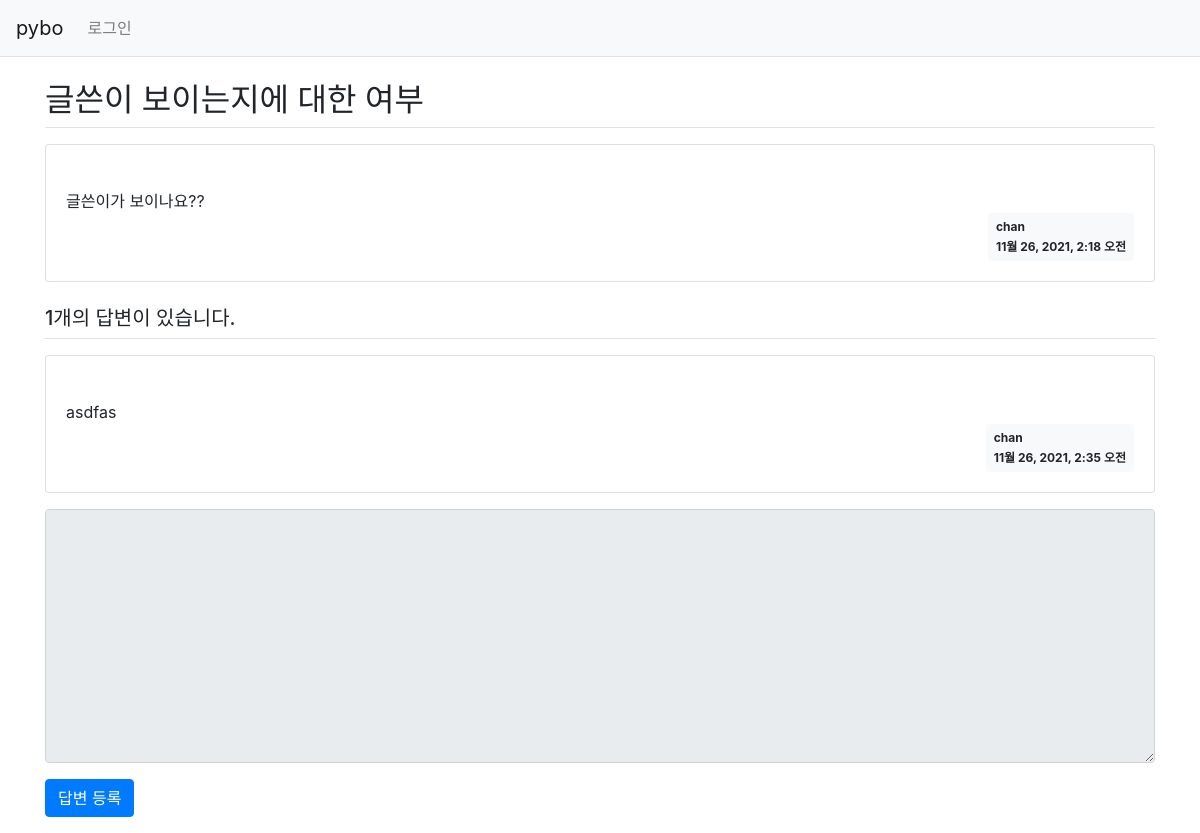
Before: /pybo/306/ with the older database file.
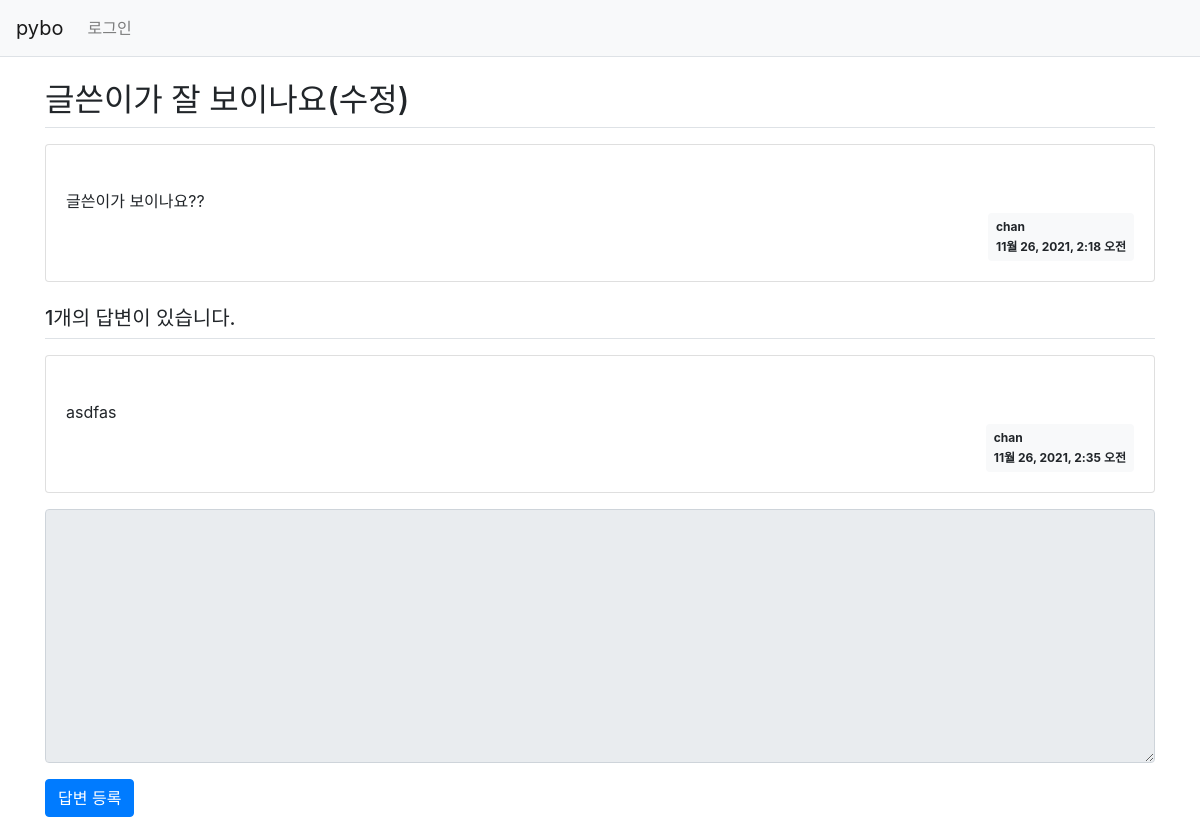
After: the same page with the newer database file.
### pybo/models.py (models this page shows, shortened)
class Question(models.Model):
    author = models.ForeignKey(User, on_delete=models.CASCADE)
    subject = models.CharField(max_length=200)
    content = models.TextField()
    create_date = models.DateTimeField()
    modify_date = models.DateTimeField(null=True, blank=True)

### pybo/views.py (the view)
# urls.py: path('<int:question_id>/', views.detail, name = 'detail'),
def detail(request, question_id):
    question = get_object_or_404(Question, pk=question_id) #Question.objects.get(id=question_id)
    context = {'question' : question}
    return render(request, 'pybo/question_detail.html', context)

### templates/pybo/question_detail.html (shortened to what this page needs)
{% extends 'base.html' %}
{% block content %}
<div class="container my-3">
    <h2 class="border-bottom py-2">{{ question.subject }}</h2>
    <div class="card my-3">
        <div class="card-body">
            <div class="card-text" style="white-space: pre-line;">
                {{ question.content }}
            </div>
            <div class="d-flex justify-content-end">
                <div class="badge badge-light p-2 text-left">
                    <div class="mb-2">{{question.author.username}}</div>
                    <div>{{ question.create_date }}</div>
                </div>
            </div>
        </div>
    </div>
    <h5 class="border-bottom my-3 py-2">
        {{ question.answer_set.count }}개의 답변이 있습니다.
    </h5>
    {% for answer in question.answer_set.all %}
    <div class="card my-3">
        <div class="card-body">
            <div class="card-text" style="white-space: pre-line;">
                {{ answer.content }}
            </div>
            <div class="d-flex justify-content-end">
                <div class="badge badge-light p-2 text-left">
                    <div class="mb-2">{{answer.author.username}}</div>
                    <div>{{ answer.create_date }}</div>
                </div>
            </div>
        </div>
    </div>
    {% endfor %}
    <form action="{% url 'pybo:answer_create' question.id %}" method="post" class="my-3">
        <div class="form-group">
            <textarea name="content" id="content"
                      {% if not user.is_authenticated %}disabled {% endif%}
                      class="form-control" rows="10" >{{ form.content.value| default_if_none:''}}</textarea>
        </div>
        <input type="submit" value="답변 등록" class="btn btn-primary">
    </form>
</div>
{% endblock %}

Changed rows visible on the page:
changed Question "글쓴이가 보이나요??": subject "글쓴이 보이는지에 대한 여부" → "글쓴이가 잘 보이나요(수정)"
